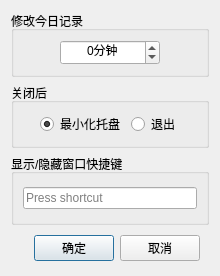
<?xml version="1.0" encoding="UTF-8"?>
<ui version="4.0">
 <class>TimeDialog</class>
 <widget class="QDialog" name="TimeDialog">
  <property name="geometry">
   <rect>
    <x>0</x>
    <y>0</y>
    <width>220</width>
    <height>250</height>
   </rect>
  </property>
  <property name="windowTitle">
   <string>Dialog</string>
  </property>
  <layout class="QVBoxLayout" name="verticalLayout">
   <item>
    <widget class="QGroupBox" name="groupBox_3">
     <property name="title">
      <string>修改今日记录</string>
     </property>
     <layout class="QHBoxLayout" name="horizontalLayout">
      <item>
       <widget class="QSpinBox" name="spinBox">
        <property name="minimumSize">
         <size>
          <width>100</width>
          <height>25</height>
         </size>
        </property>
        <property name="maximumSize">
         <size>
          <width>100</width>
          <height>16777215</height>
         </size>
        </property>
        <property name="alignment">
         <set>Qt::AlignmentFlag::AlignCenter</set>
        </property>
        <property name="suffix">
         <string>分钟</string>
        </property>
        <property name="minimum">
         <number>-60</number>
        </property>
        <property name="maximum">
         <number>60</number>
        </property>
       </widget>
      </item>
     </layout>
    </widget>
   </item>
   <item>
    <widget class="QGroupBox" name="groupBox">
     <property name="title">
      <string>关闭后</string>
     </property>
     <layout class="QHBoxLayout" name="horizontalLayout_3">
      <item>
       <spacer name="horizontalSpacer">
        <property name="orientation">
         <enum>Qt::Orientation::Horizontal</enum>
        </property>
        <property name="sizeHint" stdset="0">
         <size>
          <width>40</width>
          <height>20</height>
         </size>
        </property>
       </spacer>
      </item>
      <item>
       <widget class="QRadioButton" name="rdBtn_tray">
        <property name="text">
         <string>最小化托盘</string>
        </property>
        <property name="checked">
         <bool>true</bool>
        </property>
       </widget>
      </item>
      <item>
       <widget class="QRadioButton" name="rdBtn_exit">
        <property name="text">
         <string>退出</string>
        </property>
       </widget>
      </item>
      <item>
       <spacer name="horizontalSpacer_2">
        <property name="orientation">
         <enum>Qt::Orientation::Horizontal</enum>
        </property>
        <property name="sizeHint" stdset="0">
         <size>
          <width>40</width>
          <height>20</height>
         </size>
        </property>
       </spacer>
      </item>
     </layout>
    </widget>
   </item>
   <item>
    <widget class="QGroupBox" name="groupBox_2">
     <property name="title">
      <string>显示/隐藏窗口快捷键</string>
     </property>
     <layout class="QHBoxLayout" name="horizontalLayout_4">
      <item>
       <widget class="QKeySequenceEdit" name="keySequenceEdit">
        <property name="minimumSize">
         <size>
          <width>0</width>
          <height>30</height>
         </size>
        </property>
       </widget>
      </item>
     </layout>
    </widget>
   </item>
   <item>
    <widget class="QWidget" name="widget_2" native="true">
     <layout class="QHBoxLayout" name="horizontalLayout_2">
      <property name="topMargin">
       <number>4</number>
      </property>
      <property name="bottomMargin">
       <number>4</number>
      </property>
      <item>
       <spacer name="horizontalSpacer_3">
        <property name="orientation">
         <enum>Qt::Orientation::Horizontal</enum>
        </property>
        <property name="sizeHint" stdset="0">
         <size>
          <width>40</width>
          <height>20</height>
         </size>
        </property>
       </spacer>
      </item>
      <item>
       <widget class="QPushButton" name="btn_ok">
        <property name="text">
         <string>确定</string>
        </property>
        <property name="default">
         <bool>true</bool>
        </property>
       </widget>
      </item>
      <item>
       <widget class="QPushButton" name="btn_cancel">
        <property name="text">
         <string>取消</string>
        </property>
       </widget>
      </item>
     </layout>
    </widget>
   </item>
  </layout>
 </widget>
 <resources/>
 <connections/>
</ui>
